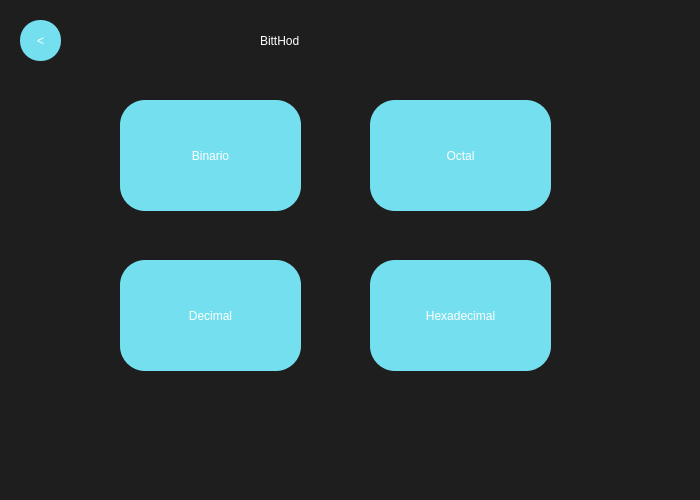
<?xml version="1.0" encoding="UTF-8"?>
<ui version="4.0">
 <class>MainWindow</class>
 <widget class="QMainWindow" name="MainWindow">
  <property name="geometry">
   <rect>
    <x>0</x>
    <y>0</y>
    <width>700</width>
    <height>500</height>
   </rect>
  </property>
  <property name="minimumSize">
   <size>
    <width>700</width>
    <height>500</height>
   </size>
  </property>
  <property name="maximumSize">
   <size>
    <width>700</width>
    <height>500</height>
   </size>
  </property>
  <property name="windowTitle">
   <string>MainWindow</string>
  </property>
  <property name="styleSheet">
   <string notr="true">QWidget{
background-color:#1E1E1E;
}

QPushButton{
background-color:#74E0Ef;
color:white;
font: 30pt &quot;Impact&quot;;
border-radius:25px;
}

QPushButton:hover{
background-color:#7A63FF;
color:#74E0Ef;
font: 30pt &quot;Impact&quot;;
border-radius:30px;
}

</string>
  </property>
  <widget class="QWidget" name="centralwidget">
   <widget class="QLabel" name="label">
    <property name="geometry">
     <rect>
      <x>260</x>
      <y>10</y>
      <width>211</width>
      <height>61</height>
     </rect>
    </property>
    <property name="styleSheet">
     <string notr="true">color:white;
font: 50pt &quot;Impact&quot;;
</string>
    </property>
    <property name="text">
     <string>BittHod</string>
    </property>
   </widget>
   <widget class="QPushButton" name="BinaryButton">
    <property name="geometry">
     <rect>
      <x>120</x>
      <y>100</y>
      <width>181</width>
      <height>111</height>
     </rect>
    </property>
    <property name="styleSheet">
     <string notr="true"/>
    </property>
    <property name="text">
     <string>Binario</string>
    </property>
   </widget>
   <widget class="QPushButton" name="OctalButton">
    <property name="geometry">
     <rect>
      <x>370</x>
      <y>100</y>
      <width>181</width>
      <height>111</height>
     </rect>
    </property>
    <property name="styleSheet">
     <string notr="true"/>
    </property>
    <property name="text">
     <string>Octal</string>
    </property>
   </widget>
   <widget class="QPushButton" name="DecimalButton">
    <property name="geometry">
     <rect>
      <x>120</x>
      <y>260</y>
      <width>181</width>
      <height>111</height>
     </rect>
    </property>
    <property name="styleSheet">
     <string notr="true"/>
    </property>
    <property name="text">
     <string>Decimal</string>
    </property>
   </widget>
   <widget class="QPushButton" name="HexadecimalButton">
    <property name="geometry">
     <rect>
      <x>370</x>
      <y>260</y>
      <width>181</width>
      <height>111</height>
     </rect>
    </property>
    <property name="styleSheet">
     <string notr="true">font: 22pt &quot;Impact&quot;;</string>
    </property>
    <property name="text">
     <string>Hexadecimal</string>
    </property>
   </widget>
   <widget class="QPushButton" name="BasesBackButton">
    <property name="geometry">
     <rect>
      <x>20</x>
      <y>20</y>
      <width>41</width>
      <height>41</height>
     </rect>
    </property>
    <property name="styleSheet">
     <string notr="true">font: 20pt &quot;impact&quot;;
border-radius:20px;</string>
    </property>
    <property name="text">
     <string>&lt;</string>
    </property>
   </widget>
  </widget>
 </widget>
 <resources/>
 <connections/>
</ui>
